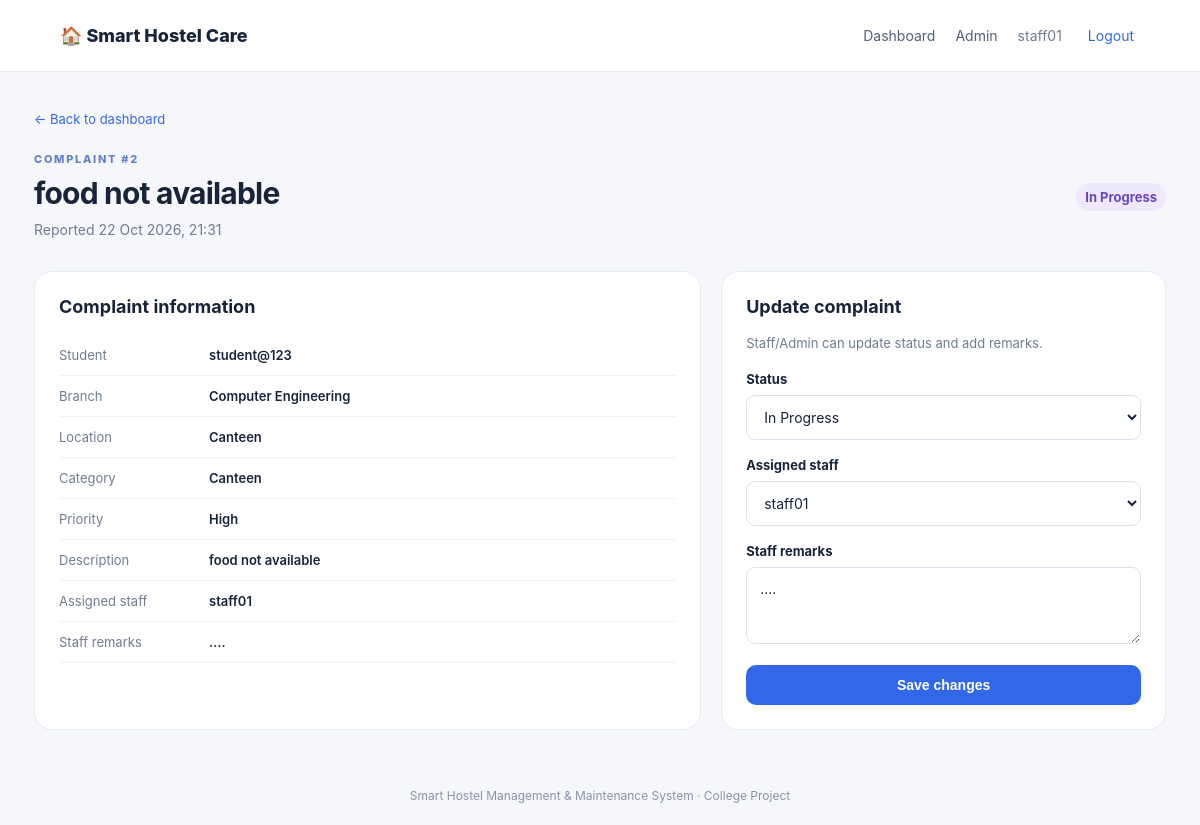
/complaint/2/ (signed in), run on the app's committed database.
### maintenance/models.py (models this page shows, shortened)
class Complaint(models.Model):
    STATUS_CHOICES = [
        ("Pending", "Pending"),
        ("In Progress", "In Progress"),
        ("Resolved", "Resolved"),
    ]
    LOCATION_CHOICES = [
        ("Hostel Room", "Hostel Room"),
        ("Canteen", "Canteen"),
        ("College Ground", "College Ground"),
        ("College Campus / Corridor", "College Campus / Corridor"),
        ("Classroom", "Classroom"),
        ("Washroom", "Washroom"),
        ("Library", "Library"),
        ("Hostel Common Area", "Hostel Common Area"),
        ("Other", "Other"),
    ]
    CATEGORY_CHOICES = [
        ("Electrical", "Electrical"),
        ("Plumbing / Water", "Plumbing / Water"),
        ("Cleaning", "Cleaning"),
        ("Furniture", "Furniture"),
        ("Internet / Wi-Fi", "Internet / Wi-Fi"),
        ("Canteen", "Canteen"),
        ("Other", "Other"),
    ]
    PRIORITY_CHOICES = [("Low", "Low"), ("Medium", "Medium"), ("High", "High"), ("Urgent", "Urgent")]
    student = models.ForeignKey(User, on_delete=models.CASCADE, related_name="hostel_complaints")
    branch = models.ForeignKey(Branch, on_delete=models.PROTECT)
    location = models.CharField(max_length=50, choices=LOCATION_CHOICES)
    room_number = models.CharField(max_length=20, blank=True)
    category = models.CharField(max_length=50, choices=CATEGORY_CHOICES)
    priority = models.CharField(max_length=10, choices=PRIORITY_CHOICES, default="Medium")
    title = models.CharField(max_length=120)
    description = models.TextField()
    photo = models.ImageField(upload_to="complaints/", blank=True, null=True)
    status = models.CharField(max_length=20, choices=STATUS_CHOICES, default="Pending")
    assigned_staff = models.ForeignKey(User, on_delete=models.SET_NULL, null=True, blank=True, related_name="assigned_complaints")
    staff_remarks = models.TextField(blank=True)
    created_at = models.DateTimeField(auto_now_add=True)
    updated_at = models.DateTimeField(auto_now=True)

class Branch(models.Model):
    name = models.CharField(max_length=100, unique=True)

### maintenance/views.py (the view)
# urls.py: path("complaint/<int:pk>/", views.complaint_detail, name="complaint_detail"),
@login_required
def complaint_detail(request, pk):
    complaint = get_object_or_404(Complaint.objects.select_related("branch", "student", "assigned_staff"), pk=pk)
    if not (request.user.is_staff or request.user.is_superuser) and complaint.student_id != request.user.id:
        messages.error(request, "You do not have permission to view this complaint.")
        return redirect("dashboard")
    status_form = None
    if request.user.is_staff or request.user.is_superuser:
        if request.method == "POST":
            status_form = StatusForm(request.POST, instance=complaint)
            if status_form.is_valid():
                status_form.save()
                messages.success(request, "Complaint updated.")
                return redirect("complaint_detail", pk=complaint.pk)
        else:
            status_form = StatusForm(instance=complaint)
    return render(request, "complaint_detail.html", {"complaint": complaint, "status_form": status_form})

### maintenance/forms.py
class StatusForm(forms.ModelForm):
    class Meta:
        model = Complaint
        fields = ["status", "assigned_staff", "staff_remarks"]
        widgets = {"staff_remarks": forms.Textarea(attrs={"rows": 3})}

### templates/complaint_detail.html (shortened to what this page needs)
{% extends 'base.html' %}
{% block content %}
<a class="back-link" href="{% url 'dashboard' %}">← Back to dashboard</a>
<div class="page-heading"><div><span class="eyebrow">COMPLAINT #{{ complaint.id }}</span><h1>{{ complaint.title }}</h1><p>Reported {{ complaint.created_at|date:"d M Y, H:i" }}</p></div><span class="status large {{ complaint.status|slugify }}">{{ complaint.status }}</span></div>
<div class="detail-grid">
  <section class="panel detail-panel"><h2>Complaint information</h2>
    <dl>
      <dt>Student</dt><dd>{{ complaint.student.username }}</dd>
      <dt>Branch</dt><dd>{{ complaint.branch.name }}</dd>
      <dt>Location</dt><dd>{{ complaint.location }}</dd>
      <dt>Category</dt><dd>{{ complaint.category }}</dd><dt>Priority</dt><dd>{{ complaint.priority }}</dd>
      <dt>Description</dt><dd>{{ complaint.description }}</dd>
      <dt>Assigned staff</dt><dd>{{ complaint.assigned_staff.username|default:"Not assigned" }}</dd>
      <dt>Staff remarks</dt><dd>{{ complaint.staff_remarks|default:"No remarks yet" }}</dd>
    </dl>
  </section>
  {% if status_form %}<section class="panel detail-panel"><h2>Update complaint</h2><p>Staff/Admin can update status and add remarks.</p>
    <form method="post" class="stack-form">{% csrf_token %}
      {% for field in status_form %}<div class="field"><label>{{ field.label }}</label>{{ field }}{% for error in field.errors %}<small class="error">{{ error }}</small>{% endfor %}</div>{% endfor %}
      <button class="btn full" type="submit">Save changes</button>
    </form>
  </section>{% endif %}
</div>
{% endblock %}

### templates/base.html (shortened to what this page needs)
{% load static %}
<!doctype html>
<html lang="en">
<head>
  <link rel="stylesheet" href="{% static 'css/style.css' %}">
</head>
<body>
<header class="topbar">
  <a class="brand" href="{% url 'home' %}">🏠 Smart Hostel Care</a>
  <nav>
    {% if user.is_authenticated %}
      <a href="{% url 'dashboard' %}">Dashboard</a>
      {% if user.is_staff or user.is_superuser %}<a href="/admin/">Admin</a>{% endif %}
      <span class="user-label">{{ user.username }}</span>
      <form class="logout-form" method="post" action="{% url 'logout' %}">{% csrf_token %}<button class="link-button">Logout</button></form>
    {% else %}
      <a href="{% url 'login' %}">Login</a><a href="{% url 'register' %}">Student Register</a>
    {% endif %}
  </nav>
</header>
<main class="container">
  {% block content %}{% endblock %}
</main>
<footer>Smart Hostel Management &amp; Maintenance System · College Project</footer>
</body></html>

### static/css/style.css (style rules this page uses)
:root { --ink:#17243a;--muted:#6f7c91;--blue:#3268e8;--line:#e6ebf3;--bg:#f5f7fb;--green:#18835b;--orange:#b96a12;--purple:#7654c8 }
* { box-sizing:border-box }
body { margin:0;background:var(--bg);font-family:Inter,Segoe UI,Arial,sans-serif;color:var(--ink) }
a { color:var(--blue);text-decoration:none }
.topbar { height:72px;background:#fff;border-bottom:1px solid var(--line);display:flex;align-items:center;justify-content:space-between;padding:0 max(5%,calc((100% - 1180px)/2));gap:20px }
.brand { font-size:18px;font-weight:800;color:var(--ink);white-space:nowrap }
.topbar nav { display:flex;align-items:center;gap:20px;font-size:14px }
.topbar nav a { color:#526078 }
.user-label { color:var(--muted) }
.logout-form { margin:0 }
.link-button { border:0;background:none;color:var(--blue);font:inherit;cursor:pointer }
.container { max-width:1180px;margin:36px auto;padding:0 24px;min-height:75vh }
.eyebrow { font-size:11px;letter-spacing:1.7px;font-weight:800;color:#6283c8 }
.btn { display:inline-flex;justify-content:center;align-items:center;background:var(--blue);color:white;border:0;border-radius:10px;padding:12px 18px;font-weight:700;font-size:14px;cursor:pointer }
.feature,.panel,.stat-card { background:#fff;border:1px solid var(--line);border-radius:16px }
.feature p,.panel-head p,.page-heading p { color:var(--muted);font-size:14px;line-height:1.6;margin:5px 0 }
.page-heading { display:flex;justify-content:space-between;align-items:center;gap:20px;margin-bottom:25px }
.page-heading h1 { font-size:30px;letter-spacing:-.8px;margin:8px 0 }
.panel { overflow:hidden }
.panel-head h2,.detail-panel h2 { margin:0;font-size:18px }
.status,.priority { display:inline-block;border-radius:30px;padding:6px 9px;font-size:11px;font-weight:700;background:#eef1f6;color:#647086 }
.status.in-progress { background:#eee9ff;color:#6946ba }
.status.large { font-size:13px }
.form-card,.detail-panel { background:#fff;border:1px solid var(--line);border-radius:18px;padding:28px }
.field { margin-bottom:17px }
.field label { display:block;font-weight:700;font-size:13px;margin-bottom:8px }
.field input,.field select,.field textarea { width:100%;padding:12px 13px;border:1px solid #dbe2ed;border-radius:9px;background:#fff;font:inherit;font-size:14px;color:var(--ink) }
.full { width:100% }
.detail-grid { display:grid;grid-template-columns:1.2fr .8fr;gap:20px }
.detail-panel { padding:24px }
.detail-panel h2 { margin-bottom:18px }
.detail-panel p { color:var(--muted);font-size:13px }
.detail-panel dl { display:grid;grid-template-columns:150px 1fr;gap:0;margin:0 }
.detail-panel dt,.detail-panel dd { padding:12px 0;border-bottom:1px solid #eef1f6;font-size:13px;overflow-wrap:anywhere }
.detail-panel dt { color:var(--muted) }
.detail-panel dd { margin:0;font-weight:600 }
.stack-form { margin-top:20px }
.back-link { display:inline-block;margin-bottom:20px;font-size:13px }
footer { text-align:center;color:#8a94a7;font-size:12px;padding:22px }

### data on the page
Complaint: id "2", title "food not available", created_at "22 Oct 2026, 21:31", status "In Progress", student.username "student@123", branch.name "Computer Engineering", location "Canteen", category "Canteen", priority "High", description "food not available", assigned_staff.username "staff01", staff_remarks "....", status_form "In Progress" "staff01" "...."

### other printed values
{{ user.username }} "staff01"
{{ field.label }} "Status" "Assigned staff" "Staff remarks"
